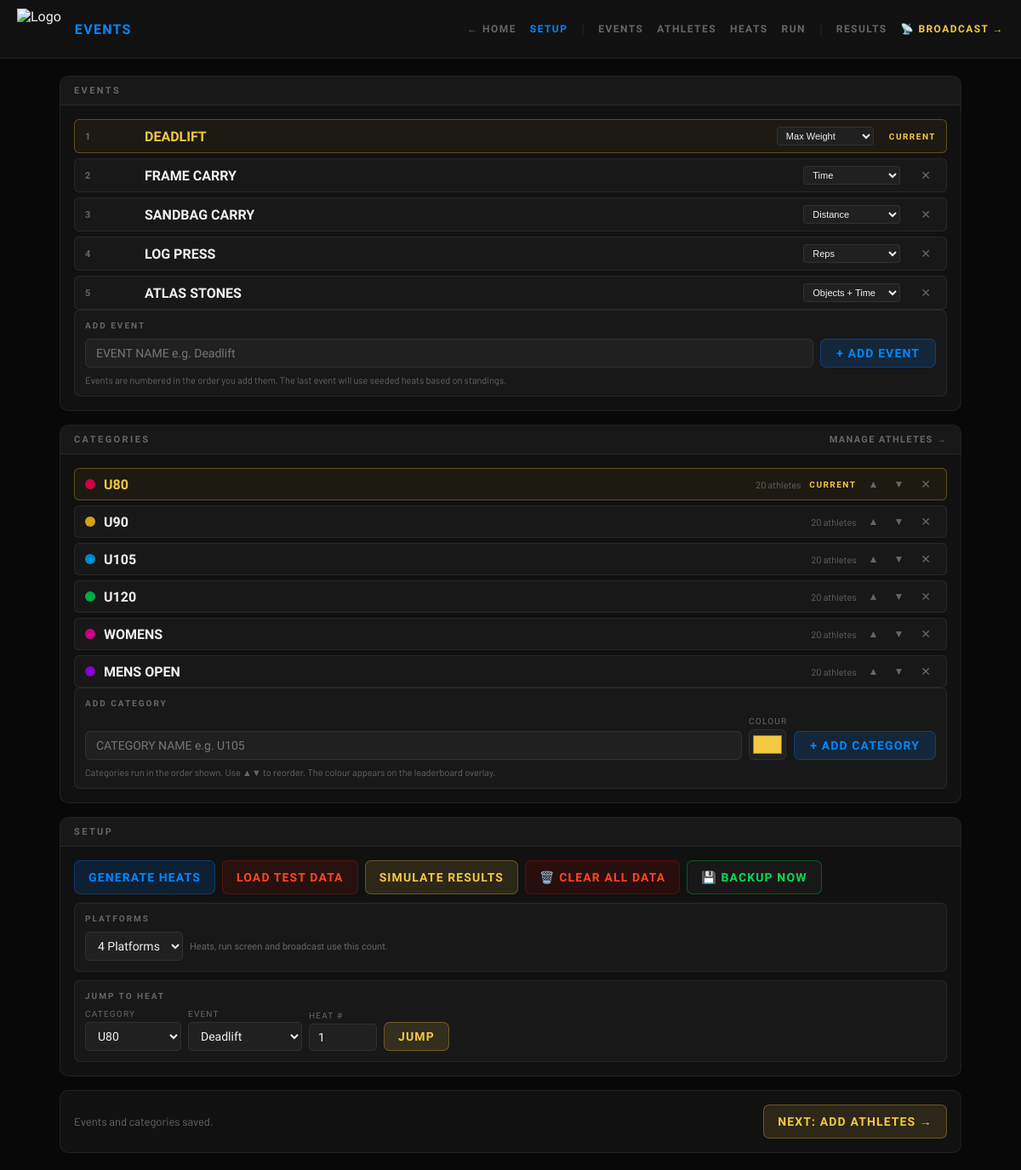
The page /comp/events on the database its author committed.
### tables this page shows
CREATE TABLE events (
            id INTEGER PRIMARY KEY,
            name TEXT,
            event_number INTEGER
        , event_type TEXT DEFAULT 'reps', primary_metric TEXT, secondary_metric TEXT, primary_direction TEXT DEFAULT 'higher', secondary_direction TEXT);

CREATE TABLE competition_state (
            id INTEGER PRIMARY KEY,
            category TEXT,
            event INTEGER,
            heat INTEGER
        );

### server.py (the view)
@app.route("/comp/events")
def comp_events():
    cs = get_comp_state()
    con = db()
    events = con.execute(
        "SELECT id, name, event_number, event_type, "
        "primary_metric, secondary_metric, primary_direction, secondary_direction "
        "FROM events ORDER BY event_number"
    ).fetchall()
    stats = {cat: con.execute("SELECT COUNT(*) FROM athletes WHERE category=? AND status='active'",(cat,)).fetchone()[0] for cat in CATEGORY_ORDER}
    con.close()
    categories = [{"name": c, "color": CAT_COLORS.get(c, "#F5C842")} for c in CATEGORY_ORDER]
    comp_config = get_comp_config()
    lane_count = get_lane_count()
    backup_status = request.args.get("backup")
    return render_template("comp_home.html", state=cs, events=events, stats=stats,
                           category_order=CATEGORY_ORDER, categories=categories,
                           event_types=EVENT_TYPES, scoring_presets=SCORING_PRESETS,
                           broadcast_mode=get_broadcast_mode(), comp_config=comp_config, lane_count=lane_count,
                           backup_status=backup_status)

### templates/comp_home.html (shortened to what this page needs)
<!DOCTYPE html>
<html lang="en">
<head>
</head>
<body>
<div class="topbar">
  <img src="/logo.png" alt="Logo" class="topbar-logo">
  <span class="topbar-title" style="color:var(--blue)">Events</span>
  <a href="/">← Home</a>
  <a href="/comp/events" style="color:var(--blue)">Setup</a>
  <span class="topbar-nav-group"><span class="sep">|</span><a href="/comp/events">Events</a><a href="/comp/athletes">Athletes</a><a href="/comp/heats">Heats</a><a href="/comp/run">Run</a></span>
  <span class="topbar-nav-group"><span class="sep">|</span><a href="/comp/results">Results</a></span>
  <a href="/control.html" style="color:var(--gold)">📡 Broadcast →</a>
</div>
<div class="main">
  <div class="section">
    <div class="section-head"><span class="section-title">Events</span></div>
    <div class="section-body" style="gap:10px">
      <div class="events-list">
        {% for e in events %}
        <div class="event-row {% if e[2] == state.event %}current{% endif %}" style="display:flex;align-items:center;gap:10px">
          <span class="event-num">{{ e[2] }}</span>
          <span class="event-name" style="flex:1">{{ e[1] }}</span>
          <form method="POST" action="/comp/action/update_event_scoring" style="display:flex;align-items:center;gap:6px;margin-right:8px" class="scoring-form">
            <select name="scoring_method" onchange="setScoringFromPreset(this); this.form.submit();" style="background:var(--surface3);color:var(--text);border:1px solid var(--border);border-radius:4px;padding:3px 6px;font-size:11px">
              <option value="max_weight" {% if e[4] == "weight" and not e[5] %}selected{% endif %}>Max Weight</option>
              <option value="reps" {% if e[4] == "reps" %}selected{% endif %}>Reps</option>
              <option value="distance" {% if e[4] == "distance" and not e[5] %}selected{% endif %}>Distance</option>
              <option value="time" {% if e[4] == "time" %}selected{% endif %}>Time</option>
              <option value="objects_time" {% if e[4] == "objects" and e[5] == "time" %}selected{% endif %}>Objects + Time</option>
            </select>
          </form>
          {% if e[2] == state.event %}
            <span style="font-size:10px;font-weight:700;letter-spacing:0.15em;color:var(--gold)">CURRENT</span>
          {% else %}
            <form action="/comp/action/delete_event" method="post" style="display:contents">
              <button type="submit" style="background:none;border:none;color:var(--dim);font-size:14px;cursor:pointer;padding:2px 6px" onclick="return confirm('Delete {{ e[1] }}?')">✕</button>
            </form>
          {% endif %}
        </div>
        {% endfor %}
      </div>
      <div style="background:var(--surface2);border:1px solid var(--border);border-radius:7px;padding:12px">
        <div style="font-size:10px;font-weight:800;letter-spacing:0.2em;text-transform:uppercase;color:var(--dim);margin-bottom:10px">Add Event</div>
        <form action="/comp/action/add_event" method="post" style="display:flex;gap:8px;flex-wrap:wrap;align-items:flex-end">
          <input type="text" id="add-event-name" name="name" placeholder="EVENT NAME e.g. Deadlift" required
            style="flex:1;min-width:180px;background:var(--surface3);border:1px solid var(--border);color:var(--text);padding:8px 12px;border-radius:6px;font-family:'Barlow Condensed',sans-serif;font-size:14px">
          <button type="submit" class="btn btn-primary" style="padding:8px 18px">+ Add Event</button>
        </form>
        <div style="font-size:11px;color:var(--dim);margin-top:8px;font-family:'Barlow',sans-serif">
          Events are numbered in the order you add them. The last event will use seeded heats based on standings.
        </div>
      </div>
    </div>
  </div>
  <div class="section">
    <div class="section-head">
      <span class="section-title">Categories</span>
      <a href="/comp/athletes" style="font-size:11px;font-weight:700;letter-spacing:0.12em;text-transform:uppercase;color:var(--dim);text-decoration:none">Manage Athletes →</a>
    </div>
    <div class="section-body" style="gap:10px">
      <div class="events-list">
        {% for cat in categories %}
        <div class="event-row {% if cat.name == state.category %}current{% endif %}" style="display:flex;align-items:center;gap:10px">
          <span style="width:12px;height:12px;border-radius:50%;background:{{ cat.color }};flex-shrink:0;display:inline-block"></span>
          <span class="event-name" style="flex:1">{{ cat.name }}</span>
          <span style="font-size:11px;color:var(--dim);font-family:'Barlow',sans-serif">{{ stats.get(cat.name, 0) }} athletes</span>
          {% if cat.name == state.category %}
            <span style="font-size:10px;font-weight:700;letter-spacing:0.15em;color:var(--gold)">CURRENT</span>
          {% endif %}
          <form action="/comp/action/reorder_category" method="post" style="display:contents">
            <button type="submit" style="background:none;border:none;color:var(--dim);font-size:12px;cursor:pointer;padding:2px 4px" {% if not category_order or (category_order and category_order[0] == cat.name) %}disabled title="Already first"{% endif %}>▲</button>
          </form>
          <form action="/comp/action/reorder_category" method="post" style="display:contents">
            <button type="submit" style="background:none;border:none;color:var(--dim);font-size:12px;cursor:pointer;padding:2px 4px" {% if not category_order or (category_order and category_order[-1] == cat.name) %}disabled title="Already last"{% endif %}>▼</button>
          </form>
          <form action="/comp/action/delete_category" method="post" style="display:contents">
            <button type="submit" style="background:none;border:none;color:var(--dim);font-size:14px;cursor:pointer;padding:2px 6px" onclick="return confirm('Delete category {{ cat.name }}? Athletes in this category are not deleted.')">✕</button>
          </form>
        </div>
        {% endfor %}
      </div>
      <div style="background:var(--surface2);border:1px solid var(--border);border-radius:7px;padding:12px">
        <div style="font-size:10px;font-weight:800;letter-spacing:0.2em;text-transform:uppercase;color:var(--dim);margin-bottom:10px">Add Category</div>
        <form action="/comp/action/add_category" method="post" style="display:flex;gap:8px;flex-wrap:wrap;align-items:flex-end">
          <input type="text" id="add-category-name" name="name" placeholder="CATEGORY NAME e.g. U105" required
            style="flex:1;min-width:140px;background:var(--surface3);border:1px solid var(--border);color:var(--text);padding:8px 12px;border-radius:6px;font-family:'Barlow Condensed',sans-serif;font-size:14px">
          <div>
            <label style="font-size:10px;color:var(--dim);letter-spacing:0.12em;text-transform:uppercase;display:block;margin-bottom:4px">Colour</label>
            <input type="color" name="color" value="#F5C842"
              style="width:44px;height:36px;border:1px solid var(--border);border-radius:6px;background:var(--surface3);cursor:pointer;padding:2px">
          </div>
          <button type="submit" class="btn btn-primary" style="padding:8px 18px">+ Add Category</button>
        </form>
        <div style="font-size:11px;color:var(--dim);margin-top:8px;font-family:'Barlow',sans-serif">
          Categories run in the order shown. Use ▲▼ to reorder. The colour appears on the leaderboard overlay.
        </div>
      </div>
    </div>
  </div>
  <div class="section">
    <div class="section-head"><span class="section-title">Setup</span></div>
    <div class="section-body" style="display:flex;flex-direction:column;gap:10px">
      <div style="display:flex;gap:8px;flex-wrap:wrap">
        <form action="/comp/action/generate_heats" method="post" style="display:contents">
          <button type="submit" class="btn btn-primary" onclick="return confirm('Regenerate all heats?')">Generate Heats</button>
        </form>
        <form action="/comp/action/generate_test" method="post" style="display:contents">
          <button type="submit" class="btn btn-danger" onclick="return confirm('Reset with 120 test athletes and 5 events?')">Load Test Data</button>
        </form>
        <form action="/comp/action/simulate_results" method="post" style="display:contents">
          <button type="submit" class="btn btn-gold" onclick="return confirm('Simulate results for all athletes across all events?')">Simulate Results</button>
        </form>
        <form action="/comp/action/clear_all" method="post" style="display:contents">
          <button type="submit" class="btn btn-danger" style="background:rgba(180,0,0,0.15);border-color:rgba(180,0,0,0.4)" onclick="return confirm('⚠️ This will permanently delete ALL athletes, events, heats and results. Are you sure?')">🗑️ Clear All Data</button>
        </form>
        <form action="/comp/action/backup" method="post" style="display:contents">
          <button type="submit" class="btn btn-outline" style="border-color:rgba(0,180,60,0.4);color:var(--green)">💾 Backup Now</button>
        </form>
      </div>
      <div style="background:var(--surface2);border:1px solid var(--border);border-radius:7px;padding:12px">
        <div style="font-size:10px;font-weight:800;letter-spacing:0.2em;text-transform:uppercase;color:var(--dim);margin-bottom:10px">Platforms</div>
        <form action="/comp/action/set_lanes" method="post" style="display:flex;align-items:center;gap:8px">
          <select name="lanes" onchange="this.form.submit()" style="background:var(--surface3);border:1px solid var(--border);color:var(--text);padding:7px 10px;border-radius:5px;font-family:'Barlow Condensed',sans-serif;font-size:14px">
            <option value="4" {% if lane_count == 4 %}selected{% endif %}>4 Platforms</option>
          </select>
          <span style="font-size:11px;color:var(--dim)">Heats, run screen and broadcast use this count.</span>
        </form>
      </div>
      <div style="background:var(--surface2);border:1px solid var(--border);border-radius:7px;padding:12px">
        <div style="font-size:10px;font-weight:800;letter-spacing:0.2em;text-transform:uppercase;color:var(--dim);margin-bottom:10px">Jump to Heat</div>
        <form action="/comp/action/set_heat" method="post" style="display:flex;gap:8px;flex-wrap:wrap;align-items:flex-end">
          <div>
            <label style="font-size:10px;color:var(--dim);letter-spacing:0.12em;text-transform:uppercase;display:block;margin-bottom:4px">Category</label>
            <select name="category" style="background:var(--surface3);border:1px solid var(--border);color:var(--text);padding:7px 10px;border-radius:5px;font-family:'Barlow Condensed',sans-serif;font-size:14px">
              {% for cat in category_order %}<option value="{{ cat }}" {% if cat==state.category %}selected{% endif %}>{{ cat }}</option>{% endfor %}
            </select>
          </div>
          <div>
            <label style="font-size:10px;color:var(--dim);letter-spacing:0.12em;text-transform:uppercase;display:block;margin-bottom:4px">Event</label>
            <select name="event" style="background:var(--surface3);border:1px solid var(--border);color:var(--text);padding:7px 10px;border-radius:5px;font-family:'Barlow Condensed',sans-serif;font-size:14px">
              {% for e in events %}<option value="{{ e[2] }}" {% if e[2]==state.event %}selected{% endif %}>{{ e[1] }}</option>{% endfor %}
            </select>
          </div>
          <div>
            <label style="font-size:10px;color:var(--dim);letter-spacing:0.12em;text-transform:uppercase;display:block;margin-bottom:4px">Heat #</label>
            <input type="number" name="heat" value="{{ state.heat }}" min="1" style="background:var(--surface3);border:1px solid var(--border);color:var(--text);padding:7px 10px;border-radius:5px;font-family:'Barlow Condensed',sans-serif;font-size:14px;width:80px">
          </div>
          <button type="submit" class="btn btn-gold" style="padding:8px 16px">Jump</button>
        </form>
      </div>
    </div>
  </div>
  <div class="section">
    <div class="section-body" style="display:flex;align-items:center;justify-content:space-between;flex-wrap:wrap;gap:12px">
      <span style="font-size:13px;color:var(--dim);font-family:'Barlow',sans-serif">Events and categories saved.</span>
      <a href="/comp/athletes" class="btn btn-gold">Next: Add Athletes →</a>
    </div>
  </div>
</div>
</body>
</html>

### rows shown on the page
events: event_number "1", name "DEADLIFT", scoring_method "Max Weight", shows "CURRENT"
events: event_number "2", name "FRAME CARRY", scoring_method "Time"
events: event_number "3", name "SANDBAG CARRY", scoring_method "Distance"
events: event_number "4", name "LOG PRESS", scoring_method "Reps"
events: event_number "5", name "ATLAS STONES", scoring_method "Objects + Time"
competition_state: category "U80", event "Deadlift", heat "1"

### other values the page prints
{{ cat.name }} "U80" "U90" "U105" "U120" "WOMENS" "MENS OPEN"
{{ stats.get(cat.name, 0) }} "20" "20" "20" "20" "20" "20"
